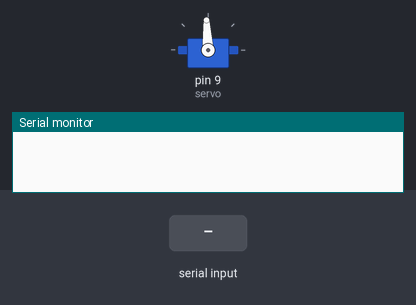
Bench run of a sketch on a simulated Arduino Uno, built with avr-gcc and run on an emulated ATmega328P. Shown: servo, the last lines printed to the serial monitor. The test bench sets the inputs (shaded band).

Above: at 1.2 s.
1.3 s: "0" received over Serial
At 1.8 s:
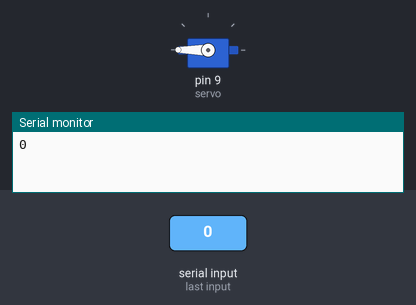
3.4 s: "1" received over Serial
At 3.9 s:
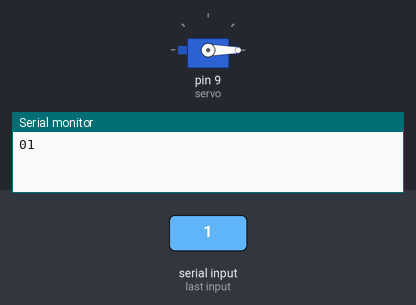
Timing chart, 0 to 6.4 s (numbered marks = the images above; inputs shaded):
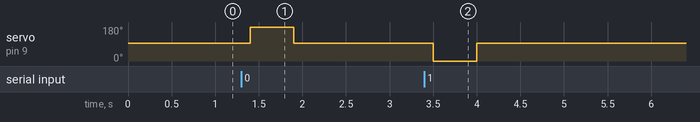

Measured:
- after the input at 1.3 s, servo on pin 9 (servo): 93° → 180° after 0.10 s, → 93° 0.50 s later
- after the input at 3.4 s, servo on pin 9 (servo): 93° → 0° after 0.10 s, → 93° 0.50 s later

The sketch:

arduino.ino
```cpp
#include <Servo.h>

char c;

Servo servo;

void setup() {
  Serial.begin(9600);
  servo.attach(9);
  servo.write(93);
  servo.detach();
}

void loop(){
  servo.detach();
  if(Serial.available()){
    c = char(Serial.read());
    Serial.print(c);
    if(c == '0'){
      servo.attach(9);
      servo.write(93);
      delay(100);
      servo.write(180);
      delay(500);
      servo.write(93);
      delay(500);
      servo.detach();
    }
    else if(c == '1'){
      servo.attach(9);
      servo.write(93);
      delay(100);
      servo.write(0);
      delay(500);
      servo.write(93);
      delay(500);
      servo.detach();
    }
    c = "";
  }
}
```
